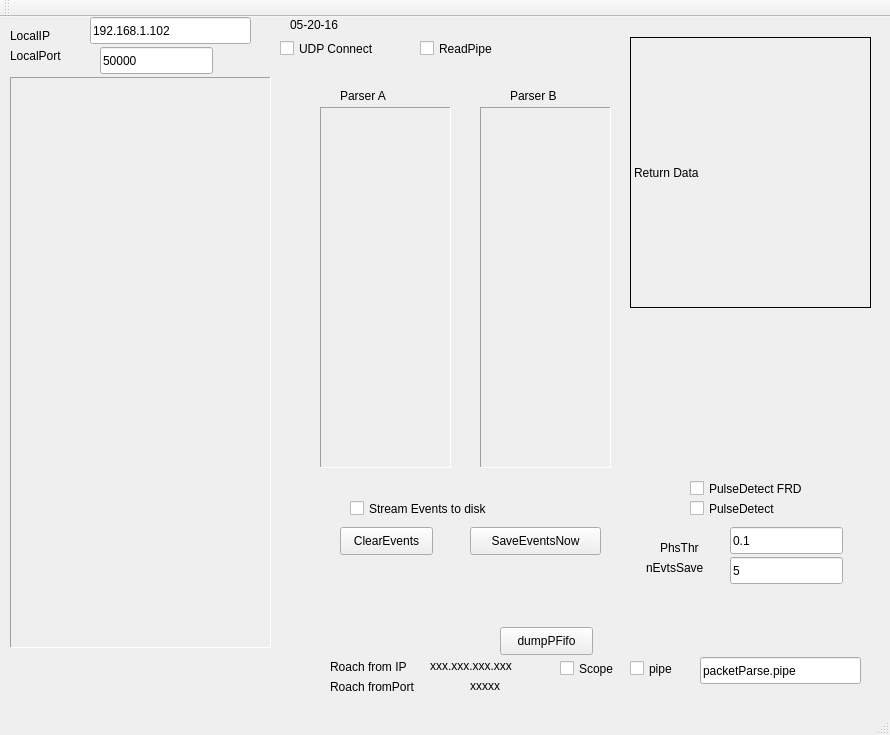
<?xml version="1.0" encoding="UTF-8"?>
<ui version="4.0">
 <class>MainWindow</class>
 <widget class="QMainWindow" name="MainWindow">
  <property name="geometry">
   <rect>
    <x>0</x>
    <y>0</y>
    <width>890</width>
    <height>735</height>
   </rect>
  </property>
  <property name="windowTitle">
   <string>MainWindow</string>
  </property>
  <widget class="QWidget" name="centralWidget">
   <widget class="QLineEdit" name="lineEdit_destIP">
    <property name="geometry">
     <rect>
      <x>90</x>
      <y>0</y>
      <width>161</width>
      <height>27</height>
     </rect>
    </property>
    <property name="text">
     <string>192.168.1.102</string>
    </property>
   </widget>
   <widget class="QLabel" name="label_2">
    <property name="geometry">
     <rect>
      <x>10</x>
      <y>10</y>
      <width>69</width>
      <height>17</height>
     </rect>
    </property>
    <property name="text">
     <string>LocalIP</string>
    </property>
   </widget>
   <widget class="QLineEdit" name="lineEdit_destPort">
    <property name="geometry">
     <rect>
      <x>100</x>
      <y>30</y>
      <width>113</width>
      <height>27</height>
     </rect>
    </property>
    <property name="text">
     <string>50000</string>
    </property>
   </widget>
   <widget class="QLabel" name="label_3">
    <property name="geometry">
     <rect>
      <x>10</x>
      <y>30</y>
      <width>69</width>
      <height>17</height>
     </rect>
    </property>
    <property name="text">
     <string>LocalPort</string>
    </property>
   </widget>
   <widget class="QCheckBox" name="checkBox_streamUDP">
    <property name="geometry">
     <rect>
      <x>280</x>
      <y>20</y>
      <width>131</width>
      <height>23</height>
     </rect>
    </property>
    <property name="text">
     <string>UDP Connect</string>
    </property>
   </widget>
   <widget class="QLabel" name="label_RcvData">
    <property name="geometry">
     <rect>
      <x>630</x>
      <y>20</y>
      <width>241</width>
      <height>271</height>
     </rect>
    </property>
    <property name="autoFillBackground">
     <bool>false</bool>
    </property>
    <property name="frameShape">
     <enum>QFrame::Box</enum>
    </property>
    <property name="text">
     <string>Return Data</string>
    </property>
   </widget>
   <widget class="QLabel" name="label_6">
    <property name="geometry">
     <rect>
      <x>330</x>
      <y>640</y>
      <width>111</width>
      <height>20</height>
     </rect>
    </property>
    <property name="text">
     <string>Roach from IP</string>
    </property>
   </widget>
   <widget class="QLabel" name="label_rcvFromIP">
    <property name="geometry">
     <rect>
      <x>430</x>
      <y>640</y>
      <width>141</width>
      <height>17</height>
     </rect>
    </property>
    <property name="text">
     <string>xxx.xxx.xxx.xxx</string>
    </property>
   </widget>
   <widget class="QLabel" name="label_7">
    <property name="geometry">
     <rect>
      <x>330</x>
      <y>660</y>
      <width>111</width>
      <height>20</height>
     </rect>
    </property>
    <property name="text">
     <string>Roach fromPort</string>
    </property>
   </widget>
   <widget class="QLabel" name="label_rcvFromPort">
    <property name="geometry">
     <rect>
      <x>470</x>
      <y>660</y>
      <width>69</width>
      <height>17</height>
     </rect>
    </property>
    <property name="text">
     <string>xxxxx</string>
    </property>
   </widget>
   <widget class="QCheckBox" name="checkBox_scopeOpen">
    <property name="geometry">
     <rect>
      <x>560</x>
      <y>640</y>
      <width>96</width>
      <height>23</height>
     </rect>
    </property>
    <property name="text">
     <string>Scope</string>
    </property>
   </widget>
   <widget class="QLabel" name="label">
    <property name="geometry">
     <rect>
      <x>340</x>
      <y>70</y>
      <width>67</width>
      <height>17</height>
     </rect>
    </property>
    <property name="text">
     <string>Parser A</string>
    </property>
   </widget>
   <widget class="QLabel" name="label_4">
    <property name="geometry">
     <rect>
      <x>510</x>
      <y>70</y>
      <width>67</width>
      <height>17</height>
     </rect>
    </property>
    <property name="text">
     <string>Parser B</string>
    </property>
   </widget>
   <widget class="QLabel" name="label_parserA">
    <property name="geometry">
     <rect>
      <x>320</x>
      <y>90</y>
      <width>131</width>
      <height>361</height>
     </rect>
    </property>
    <property name="frameShape">
     <enum>QFrame::Panel</enum>
    </property>
    <property name="frameShadow">
     <enum>QFrame::Sunken</enum>
    </property>
    <property name="text">
     <string/>
    </property>
   </widget>
   <widget class="QLabel" name="label_parserB">
    <property name="geometry">
     <rect>
      <x>480</x>
      <y>90</y>
      <width>131</width>
      <height>361</height>
     </rect>
    </property>
    <property name="frameShape">
     <enum>QFrame::Panel</enum>
    </property>
    <property name="frameShadow">
     <enum>QFrame::Sunken</enum>
    </property>
    <property name="text">
     <string/>
    </property>
   </widget>
   <widget class="QLabel" name="label_udpStat">
    <property name="geometry">
     <rect>
      <x>10</x>
      <y>60</y>
      <width>261</width>
      <height>571</height>
     </rect>
    </property>
    <property name="frameShape">
     <enum>QFrame::Panel</enum>
    </property>
    <property name="frameShadow">
     <enum>QFrame::Sunken</enum>
    </property>
    <property name="text">
     <string/>
    </property>
   </widget>
   <widget class="QPushButton" name="pushButton_clearEvents">
    <property name="geometry">
     <rect>
      <x>340</x>
      <y>510</y>
      <width>93</width>
      <height>28</height>
     </rect>
    </property>
    <property name="text">
     <string>ClearEvents</string>
    </property>
   </widget>
   <widget class="QPushButton" name="pushButton_saveEvents">
    <property name="geometry">
     <rect>
      <x>470</x>
      <y>510</y>
      <width>131</width>
      <height>28</height>
     </rect>
    </property>
    <property name="text">
     <string>SaveEventsNow</string>
    </property>
   </widget>
   <widget class="QCheckBox" name="checkBox_readpipe">
    <property name="geometry">
     <rect>
      <x>420</x>
      <y>20</y>
      <width>131</width>
      <height>23</height>
     </rect>
    </property>
    <property name="text">
     <string>ReadPipe</string>
    </property>
   </widget>
   <widget class="QLabel" name="label_builddate">
    <property name="geometry">
     <rect>
      <x>290</x>
      <y>0</y>
      <width>291</width>
      <height>17</height>
     </rect>
    </property>
    <property name="text">
     <string>&lt;html&gt;&lt;head/&gt;&lt;body&gt;&lt;p&gt;05-20-16&lt;/p&gt;&lt;/body&gt;&lt;/html&gt;</string>
    </property>
   </widget>
   <widget class="QCheckBox" name="checkBox_writePipe">
    <property name="geometry">
     <rect>
      <x>630</x>
      <y>640</y>
      <width>61</width>
      <height>23</height>
     </rect>
    </property>
    <property name="text">
     <string>pipe</string>
    </property>
   </widget>
   <widget class="QPushButton" name="pushButton_dumpPacketFifo">
    <property name="geometry">
     <rect>
      <x>500</x>
      <y>610</y>
      <width>93</width>
      <height>28</height>
     </rect>
    </property>
    <property name="text">
     <string>dumpPFifo</string>
    </property>
   </widget>
   <widget class="QLineEdit" name="lineEdit_pipeName">
    <property name="geometry">
     <rect>
      <x>700</x>
      <y>640</y>
      <width>161</width>
      <height>27</height>
     </rect>
    </property>
    <property name="text">
     <string>packetParse.pipe</string>
    </property>
   </widget>
   <widget class="QCheckBox" name="checkBox_streamEv2Disk">
    <property name="geometry">
     <rect>
      <x>350</x>
      <y>480</y>
      <width>211</width>
      <height>23</height>
     </rect>
    </property>
    <property name="text">
     <string>Stream Events to disk</string>
    </property>
   </widget>
   <widget class="QCheckBox" name="checkBox_isPulseDetect">
    <property name="geometry">
     <rect>
      <x>690</x>
      <y>480</y>
      <width>121</width>
      <height>23</height>
     </rect>
    </property>
    <property name="text">
     <string>PulseDetect</string>
    </property>
   </widget>
   <widget class="QLineEdit" name="lineEdit_pulseThresh">
    <property name="geometry">
     <rect>
      <x>730</x>
      <y>510</y>
      <width>113</width>
      <height>27</height>
     </rect>
    </property>
    <property name="text">
     <string>0.1</string>
    </property>
   </widget>
   <widget class="QLineEdit" name="lineEdit_pulseSaveEvts">
    <property name="geometry">
     <rect>
      <x>730</x>
      <y>540</y>
      <width>113</width>
      <height>27</height>
     </rect>
    </property>
    <property name="text">
     <string>5</string>
    </property>
   </widget>
   <widget class="QLabel" name="label_5">
    <property name="geometry">
     <rect>
      <x>660</x>
      <y>520</y>
      <width>67</width>
      <height>21</height>
     </rect>
    </property>
    <property name="text">
     <string>PhsThr</string>
    </property>
   </widget>
   <widget class="QLabel" name="label_8">
    <property name="geometry">
     <rect>
      <x>646</x>
      <y>540</y>
      <width>81</width>
      <height>21</height>
     </rect>
    </property>
    <property name="text">
     <string>nEvtsSave</string>
    </property>
   </widget>
   <widget class="QCheckBox" name="checkBox_isPulseDetectFRD">
    <property name="geometry">
     <rect>
      <x>690</x>
      <y>460</y>
      <width>151</width>
      <height>23</height>
     </rect>
    </property>
    <property name="text">
     <string>PulseDetect FRD</string>
    </property>
   </widget>
  </widget>
  <widget class="QMenuBar" name="menuBar">
   <property name="geometry">
    <rect>
     <x>0</x>
     <y>0</y>
     <width>890</width>
     <height>25</height>
    </rect>
   </property>
  </widget>
  <widget class="QToolBar" name="mainToolBar">
   <attribute name="toolBarArea">
    <enum>TopToolBarArea</enum>
   </attribute>
   <attribute name="toolBarBreak">
    <bool>false</bool>
   </attribute>
  </widget>
  <widget class="QStatusBar" name="statusBar"/>
 </widget>
 <layoutdefault spacing="6" margin="11"/>
 <resources/>
 <connections/>
</ui>
